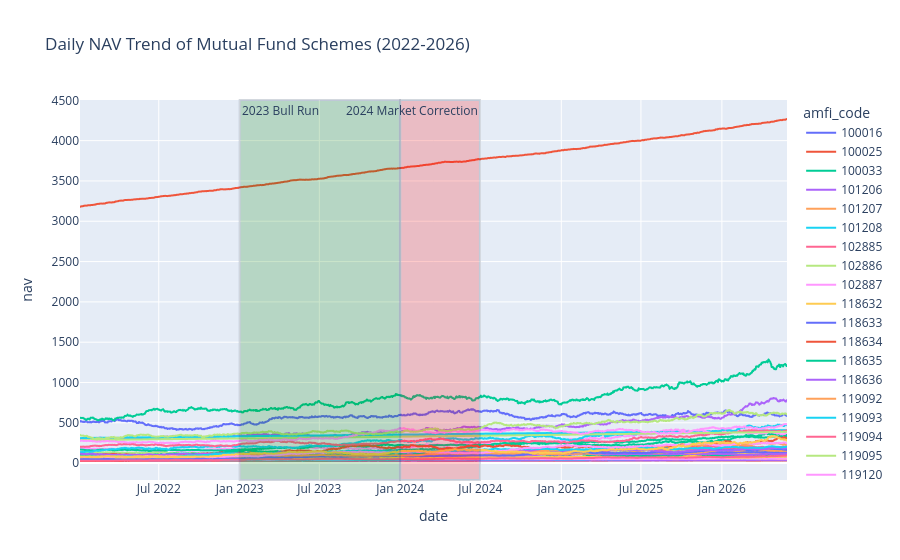

The cell this chart's notebook holds for it:
### Markdown cell above
### Chart 1: Daily NAV Trend of Mutual Fund Schemes (2022-2026)

### Code cell
#chart 1
fig = px.line(
    nav,
    x="date",
    y="nav",
    color="amfi_code",
    title="Daily NAV Trend of Mutual Fund Schemes (2022-2026)"
)

fig.add_vrect(
    x0="2023-01-01",
    x1="2023-12-31",
    fillcolor="green",
    opacity=0.2,
    annotation_text="2023 Bull Run",
    annotation_position="top left"
)

fig.add_vrect(
    x0="2024-01-01",
    x1="2024-06-30",
    fillcolor="red",
    opacity=0.2,
    annotation_text="2024 Market Correction",
    annotation_position="top right"
)
fig.write_image("../reports/nav_trend.png")
fig.show()

### Figure 1 — Plotly figure (JSON) as saved in the notebook; plotly's stock layout.template omitted (floating-point values rounded to 4 significant figures; data arrays with more than 128 entries replaced by an {"elided": "..."} marker saying what was removed)
{"data": [{"hovertemplate": "amfi_code=100016<br>date=%{x}<br>nav=%{y}<extra></extra>", "legendgroup": "100016", "line": {"color": "#636efa", "dash": "solid"}, "marker": {"symbol": "circle"}, "mode": "lines", "name": "100016", "showlegend": true, "type": "scattergl", "x": {"elided": "1150 str values"}, "xaxis": "x", "y": {"elided": "1150 float values"}, "yaxis": "y"}, {"hovertemplate": "amfi_code=100025<br>date=%{x}<br>nav=%{y}<extra></extra>", "legendgroup": "100025", "line": {"color": "#EF553B", "dash": "solid"}, "marker": {"symbol": "circle"}, "mode": "lines", "name": "100025", "showlegend": true, "type": "scattergl", "x": {"elided": "1150 str values"}, "xaxis": "x", "y": {"elided": "1150 float values"}, "yaxis": "y"}, {"hovertemplate": "amfi_code=100033<br>date=%{x}<br>nav=%{y}<extra></extra>", "legendgroup": "100033", "line": {"color": "#00cc96", "dash": "solid"}, "marker": {"symbol": "circle"}, "mode": "lines", "name": "100033", "showlegend": true, "type": "scattergl", "x": {"elided": "1150 str values"}, "xaxis": "x", "y": {"elided": "1150 float values"}, "yaxis": "y"}, {"hovertemplate": "amfi_code=101206<br>date=%{x}<br>nav=%{y}<extra></extra>", "legendgroup": "101206", "line": {"color": "#ab63fa", "dash": "solid"}, "marker": {"symbol": "circle"}, "mode": "lines", "name": "101206", "showlegend": true, "type": "scattergl", "x": {"elided": "1150 str values"}, "xaxis": "x", "y": {"elided": "1150 float values"}, "yaxis": "y"}, {"hovertemplate": "amfi_code=101207<br>date=%{x}<br>nav=%{y}<extra></extra>", "legendgroup": "101207", "line": {"color": "#FFA15A", "dash": "solid"}, "marker": {"symbol": "circle"}, "mode": "lines", "name": "101207", "showlegend": true, "type": "scattergl", "x": {"elided": "1150 str values"}, "xaxis": "x", "y": {"elided": "1150 float values"}, "yaxis": "y"}, {"hovertemplate": "amfi_code=101208<br>date=%{x}<br>nav=%{y}<extra></extra>", "legendgroup": "101208", "line": {"color": "#19d3f3", "dash": "solid"}, "marker": {"symbol": "circle"}, "mode": "lines", "name": "101208", "showlegend": true, "type": "scattergl", "x": {"elided": "1150 str values"}, "xaxis": "x", "y": {"elided": "1150 float values"}, "yaxis": "y"}, {"hovertemplate": "amfi_code=102885<br>date=%{x}<br>nav=%{y}<extra></extra>", "legendgroup": "102885", "line": {"color": "#FF6692", "dash": "solid"}, "marker": {"symbol": "circle"}, "mode": "lines", "name": "102885", "showlegend": true, "type": "scattergl", "x": {"elided": "1150 str values"}, "xaxis": "x", "y": {"elided": "1150 float values"}, "yaxis": "y"}, {"hovertemplate": "amfi_code=102886<br>date=%{x}<br>nav=%{y}<extra></extra>", "legendgroup": "102886", "line": {"color": "#B6E880", "dash": "solid"}, "marker": {"symbol": "circle"}, "mode": "lines", "name": "102886", "showlegend": true, "type": "scattergl", "x": {"elided": "1150 str values"}, "xaxis": "x", "y": {"elided": "1150 float values"}, "yaxis": "y"}, {"hovertemplate": "amfi_code=102887<br>date=%{x}<br>nav=%{y}<extra></extra>", "legendgroup": "102887", "line": {"color": "#FF97FF", "dash": "solid"}, "marker": {"symbol": "circle"}, "mode": "lines", "name": "102887", "showlegend": true, "type": "scattergl", "x": {"elided": "1150 str values"}, "xaxis": "x", "y": {"elided": "1150 float values"}, "yaxis": "y"}, {"hovertemplate": "amfi_code=118632<br>date=%{x}<br>nav=%{y}<extra></extra>", "legendgroup": "118632", "line": {"color": "#FECB52", "dash": "solid"}, "marker": {"symbol": "circle"}, "mode": "lines", "name": "118632", "showlegend": true, "type": "scattergl", "x": {"elided": "1150 str values"}, "xaxis": "x", "y": {"elided": "1150 float values"}, "yaxis": "y"}, {"hovertemplate": "amfi_code=118633<br>date=%{x}<br>nav=%{y}<extra></extra>", "legendgroup": "118633", "line": {"color": "#636efa", "dash": "solid"}, "marker": {"symbol": "circle"}, "mode": "lines", "name": "118633", "showlegend": true, "type": "scattergl", "x": {"elided": "1150 str values"}, "xaxis": "x", "y": {"elided": "1150 float values"}, "yaxis": "y"}, {"hovertemplate": "amfi_code=118634<br>date=%{x}<br>nav=%{y}<extra></extra>", "legendgroup": "118634", "line": {"color": "#EF553B", "dash": "solid"}, "marker": {"symbol": "circle"}, "mode": "lines", "name": "118634", "showlegend": true, "type": "scattergl", "x": {"elided": "1150 str values"}, "xaxis": "x", "y": {"elided": "1150 float values"}, "yaxis": "y"}, {"hovertemplate": "amfi_code=118635<br>date=%{x}<br>nav=%{y}<extra></extra>", "legendgroup": "118635", "line": {"color": "#00cc96", "dash": "solid"}, "marker": {"symbol": "circle"}, "mode": "lines", "name": "118635", "showlegend": true, "type": "scattergl", "x": {"elided": "1150 str values"}, "xaxis": "x", "y": {"elided": "1150 float values"}, "yaxis": "y"}, {"hovertemplate": "amfi_code=118636<br>date=%{x}<br>nav=%{y}<extra></extra>", "legendgroup": "118636", "line": {"color": "#ab63fa", "dash": "solid"}, "marker": {"symbol": "circle"}, "mode": "lines", "name": "118636", "showlegend": true, "type": "scattergl", "x": {"elided": "1150 str values"}, "xaxis": "x", "y": {"elided": "1150 float values"}, "yaxis": "y"}, {"hovertemplate": "amfi_code=119092<br>date=%{x}<br>nav=%{y}<extra></extra>", "legendgroup": "119092", "line": {"color": "#FFA15A", "dash": "solid"}, "marker": {"symbol": "circle"}, "mode": "lines", "name": "119092", "showlegend": true, "type": "scattergl", "x": {"elided": "1150 str values"}, "xaxis": "x", "y": {"elided": "1150 float values"}, "yaxis": "y"}, {"hovertemplate": "amfi_code=119093<br>date=%{x}<br>nav=%{y}<extra></extra>", "legendgroup": "119093", "line": {"color": "#19d3f3", "dash": "solid"}, "marker": {"symbol": "circle"}, "mode": "lines", "name": "119093", "showlegend": true, "type": "scattergl", "x": {"elided": "1150 str values"}, "xaxis": "x", "y": {"elided": "1150 float values"}, "yaxis": "y"}, {"hovertemplate": "amfi_code=119094<br>date=%{x}<br>nav=%{y}<extra></extra>", "legendgroup": "119094", "line": {"color": "#FF6692", "dash": "solid"}, "marker": {"symbol": "circle"}, "mode": "lines", "name": "119094", "showlegend": true, "type": "scattergl", "x": {"elided": "1150 str values"}, "xaxis": "x", "y": {"elided": "1150 float values"}, "yaxis": "y"}, {"hovertemplate": "amfi_code=119095<br>date=%{x}<br>nav=%{y}<extra></extra>", "legendgroup": "119095", "line": {"color": "#B6E880", "dash": "solid"}, "marker": {"symbol": "circle"}, "mode": "lines", "name": "119095", "showlegend": true, "type": "scattergl", "x": {"elided": "1150 str values"}, "xaxis": "x", "y": {"elided": "1150 float values"}, "yaxis": "y"}, {"hovertemplate": "amfi_code=119120<br>date=%{x}<br>nav=%{y}<extra></extra>", "legendgroup": "119120", "line": {"color": "#FF97FF", "dash": "solid"}, "marker": {"symbol": "circle"}, "mode": "lines", "name": "119120", "showlegend": true, "type": "scattergl", "x": {"elided": "1150 str values"}, "xaxis": "x", "y": {"elided": "1150 float values"}, "yaxis": "y"}, {"hovertemplate": "amfi_code=119551<br>date=%{x}<br>nav=%{y}<extra></extra>", "legendgroup": "119551", "line": {"color": "#FECB52", "dash": "solid"}, "marker": {"symbol": "circle"}, "mode": "lines", "name": "119551", "showlegend": true, "type": "scattergl", "x": {"elided": "1150 str values"}, "xaxis": "x", "y": {"elided": "1150 float values"}, "yaxis": "y"}, {"hovertemplate": "amfi_code=119552<br>date=%{x}<br>nav=%{y}<extra></extra>", "legendgroup": "119552", "line": {"color": "#636efa", "dash": "solid"}, "marker": {"symbol": "circle"}, "mode": "lines", "name": "119552", "showlegend": true, "type": "scattergl", "x": {"elided": "1150 str values"}, "xaxis": "x", "y": {"elided": "1150 float values"}, "yaxis": "y"}, {"hovertemplate": "amfi_code=119598<br>date=%{x}<br>nav=%{y}<extra></extra>", "legendgroup": "119598", "line": {"color": "#EF553B", "dash": "solid"}, "marker": {"symbol": "circle"}, "mode": "lines", "name": "119598", "showlegend": true, "type": "scattergl", "x": {"elided": "1150 str values"}, "xaxis": "x", "y": {"elided": "1150 float values"}, "yaxis": "y"}, {"hovertemplate": "amfi_code=119599<br>date=%{x}<br>nav=%{y}<extra></extra>", "legendgroup": "119599", "line": {"color": "#00cc96", "dash": "solid"}, "marker": {"symbol": "circle"}, "mode": "lines", "name": "119599", "showlegend": true, "type": "scattergl", "x": {"elided": "1150 str values"}, "xaxis": "x", "y": {"elided": "1150 float values"}, "yaxis": "y"}, {"hovertemplate": "amfi_code=120503<br>date=%{x}<br>nav=%{y}<extra></extra>", "legendgroup": "120503", "line": {"color": "#ab63fa", "dash": "solid"}, "marker": {"symbol": "circle"}, "mode": "lines", "name": "120503", "showlegend": true, "type": "scattergl", "x": {"elided": "1150 str values"}, "xaxis": "x", "y": {"elided": "1150 float values"}, "yaxis": "y"}, {"hovertemplate": "amfi_code=120504<br>date=%{x}<br>nav=%{y}<extra></extra>", "legendgroup": "120504", "line": {"color": "#FFA15A", "dash": "solid"}, "marker": {"symbol": "circle"}, "mode": "lines", "name": "120504", "showlegend": true, "type": "scattergl", "x": {"elided": "1150 str values"}, "xaxis": "x", "y": {"elided": "1150 float values"}, "yaxis": "y"}, {"hovertemplate": "amfi_code=120505<br>date=%{x}<br>nav=%{y}<extra></extra>", "legendgroup": "120505", "line": {"color": "#19d3f3", "dash": "solid"}, "marker": {"symbol": "circle"}, "mode": "lines", "name": "120505", "showlegend": true, "type": "scattergl", "x": {"elided": "1150 str values"}, "xaxis": "x", "y": {"elided": "1150 float values"}, "yaxis": "y"}, {"hovertemplate": "amfi_code=120506<br>date=%{x}<br>nav=%{y}<extra></extra>", "legendgroup": "120506", "line": {"color": "#FF6692", "dash": "solid"}, "marker": {"symbol": "circle"}, "mode": "lines", "name": "120506", "showlegend": true, "type": "scattergl", "x": {"elided": "1150 str values"}, "xaxis": "x", "y": {"elided": "1150 float values"}, "yaxis": "y"}, {"hovertemplate": "amfi_code=120507<br>date=%{x}<br>nav=%{y}<extra></extra>", "legendgroup": "120507", "line": {"color": "#B6E880", "dash": "solid"}, "marker": {"symbol": "circle"}, "mode": "lines", "name": "120507", "showlegend": true, "type": "scattergl", "x": {"elided": "1150 str values"}, "xaxis": "x", "y": {"elided": "1150 float values"}, "yaxis": "y"}, {"hovertemplate": "amfi_code=120841<br>date=%{x}<br>nav=%{y}<extra></extra>", "legendgroup": "120841", "line": {"color": "#FF97FF", "dash": "solid"}, "marker": {"symbol": "circle"}, "mode": "lines", "name": "120841", "showlegend": true, "type": "scattergl", "x": {"elided": "1150 str values"}, "xaxis": "x", "y": {"elided": "1150 float values"}, "yaxis": "y"}, {"hovertemplate": "amfi_code=120842<br>date=%{x}<br>nav=%{y}<extra></extra>", "legendgroup": "120842", "line": {"color": "#FECB52", "dash": "solid"}, "marker": {"symbol": "circle"}, "mode": "lines", "name": "120842", "showlegend": true, "type": "scattergl", "x": {"elided": "1150 str values"}, "xaxis": "x", "y": {"elided": "1150 float values"}, "yaxis": "y"}, {"hovertemplate": "amfi_code=120843<br>date=%{x}<br>nav=%{y}<extra></extra>", "legendgroup": "120843", "line": {"color": "#636efa", "dash": "solid"}, "marker": {"symbol": "circle"}, "mode": "lines", "name": "120843", "showlegend": true, "type": "scattergl", "x": {"elided": "1150 str values"}, "xaxis": "x", "y": {"elided": "1150 float values"}, "yaxis": "y"}, {"hovertemplate": "amfi_code=120844<br>date=%{x}<br>nav=%{y}<extra></extra>", "legendgroup": "120844", "line": {"color": "#EF553B", "dash": "solid"}, "marker": {"symbol": "circle"}, "mode": "lines", "name": "120844", "showlegend": true, "type": "scattergl", "x": {"elided": "1150 str values"}, "xaxis": "x", "y": {"elided": "1150 float values"}, "yaxis": "y"}, {"hovertemplate": "amfi_code=125497<br>date=%{x}<br>nav=%{y}<extra></extra>", "legendgroup": "125497", "line": {"color": "#00cc96", "dash": "solid"}, "marker": {"symbol": "circle"}, "mode": "lines", "name": "125497", "showlegend": true, "type": "scattergl", "x": {"elided": "1150 str values"}, "xaxis": "x", "y": {"elided": "1150 float values"}, "yaxis": "y"}, {"hovertemplate": "amfi_code=125498<br>date=%{x}<br>nav=%{y}<extra></extra>", "legendgroup": "125498", "line": {"color": "#ab63fa", "dash": "solid"}, "marker": {"symbol": "circle"}, "mode": "lines", "name": "125498", "showlegend": true, "type": "scattergl", "x": {"elided": "1150 str values"}, "xaxis": "x", "y": {"elided": "1150 float values"}, "yaxis": "y"}, {"hovertemplate": "amfi_code=148567<br>date=%{x}<br>nav=%{y}<extra></extra>", "legendgroup": "148567", "line": {"color": "#FFA15A", "dash": "solid"}, "marker": {"symbol": "circle"}, "mode": "lines", "name": "148567", "showlegend": true, "type": "scattergl", "x": {"elided": "1150 str values"}, "xaxis": "x", "y": {"elided": "1150 float values"}, "yaxis": "y"}, {"hovertemplate": "amfi_code=148568<br>date=%{x}<br>nav=%{y}<extra></extra>", "legendgroup": "148568", "line": {"color": "#19d3f3", "dash": "solid"}, "marker": {"symbol": "circle"}, "mode": "lines", "name": "148568", "showlegend": true, "type": "scattergl", "x": {"elided": "1150 str values"}, "xaxis": "x", "y": {"elided": "1150 float values"}, "yaxis": "y"}, {"hovertemplate": "amfi_code=148569<br>date=%{x}<br>nav=%{y}<extra></extra>", "legendgroup": "148569", "line": {"color": "#FF6692", "dash": "solid"}, "marker": {"symbol": "circle"}, "mode": "lines", "name": "148569", "showlegend": true, "type": "scattergl", "x": {"elided": "1150 str values"}, "xaxis": "x", "y": {"elided": "1150 float values"}, "yaxis": "y"}, {"hovertemplate": "amfi_code=149322<br>date=%{x}<br>nav=%{y}<extra></extra>", "legendgroup": "149322", "line": {"color": "#B6E880", "dash": "solid"}, "marker": {"symbol": "circle"}, "mode": "lines", "name": "149322", "showlegend": true, "type": "scattergl", "x": {"elided": "1150 str values"}, "xaxis": "x", "y": {"elided": "1150 float values"}, "yaxis": "y"}, {"hovertemplate": "amfi_code=149323<br>date=%{x}<br>nav=%{y}<extra></extra>", "legendgroup": "149323", "line": {"color": "#FF97FF", "dash": "solid"}, "marker": {"symbol": "circle"}, "mode": "lines", "name": "149323", "showlegend": true, "type": "scattergl", "x": {"elided": "1150 str values"}, "xaxis": "x", "y": {"elided": "1150 float values"}, "yaxis": "y"}, {"hovertemplate": "amfi_code=149324<br>date=%{x}<br>nav=%{y}<extra></extra>", "legendgroup": "149324", "line": {"color": "#FECB52", "dash": "solid"}, "marker": {"symbol": "circle"}, "mode": "lines", "name": "149324", "showlegend": true, "type": "scattergl", "x": {"elided": "1150 str values"}, "xaxis": "x", "y": {"elided": "1150 float values"}, "yaxis": "y"}], "layout": {"annotations": [{"showarrow": false, "text": "2023 Bull Run", "x": "2023-01-01", "xanchor": "left", "xref": "x", "y": 1, "yanchor": "top", "yref": "y domain"}, {"showarrow": false, "text": "2024 Market Correction", "x": "2024-06-30", "xanchor": "right", "xref": "x", "y": 1, "yanchor": "top", "yref": "y domain"}], "legend": {"title": {"text": "amfi_code"}, "tracegroupgap": 0}, "shapes": [{"fillcolor": "green", "opacity": 0.2, "type": "rect", "x0": "2023-01-01", "x1": "2023-12-31", "xref": "x", "y0": 0, "y1": 1, "yref": "y domain"}, {"fillcolor": "red", "opacity": 0.2, "type": "rect", "x0": "2024-01-01", "x1": "2024-06-30", "xref": "x", "y0": 0, "y1": 1, "yref": "y domain"}], "title": {"text": "Daily NAV Trend of Mutual Fund Schemes (2022-2026)"}, "xaxis": {"anchor": "y", "domain": [0, 1], "title": {"text": "date"}}, "yaxis": {"anchor": "x", "domain": [0, 1], "title": {"text": "nav"}}}}
